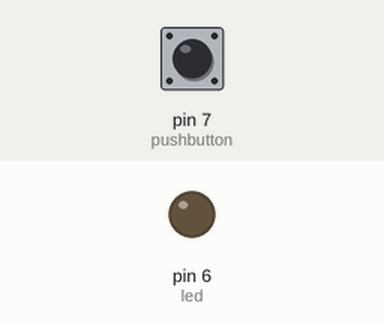
This sketch was run on a simulated Arduino Uno, built with avr-gcc and run on an emulated ATmega328P. Parts: output pins drawn as LEDs (lit = HIGH). Inputs (shaded band) come from the test bench; at power-on: pin 7 (pushbutton) LOW.

Above: at 1.2 s.
1.3 s: pin 7 (pushbutton) pulled HIGH for 0.15 s
At 1.37 s:
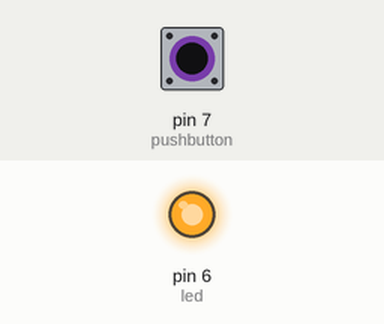
2.9 s: pin 7 (pushbutton) pulled HIGH for 3.2 s
At 6.6 s:
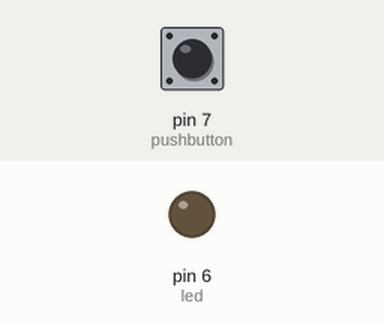
Timing chart, 0 to 8.1 s (numbered marks = the images above; inputs shaded):
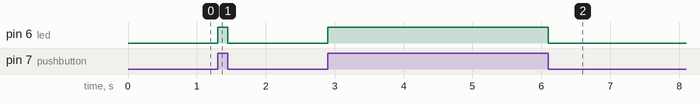

The sketch:

controling_led_using_button1.ino
```cpp
// C++ code
//
int led=6;
int pushbutton=7;
void setup()
{
  pinMode(led, OUTPUT);
  pinMode(pushbutton,INPUT);
}

void loop()
{
  int buttonstate=digitalRead(pushbutton);
  if(buttonstate==HIGH){
    digitalWrite(led,HIGH);
  }
  else{
    digitalWrite(led,LOW);
  }
}
```

Measured:
- after the input at 1.3 s, pin 6 (led): LOW → HIGH at once, → LOW 0.15 s later
- after the input at 2.9 s, pin 6 (led): LOW → HIGH at once, → LOW 3.2 s later
